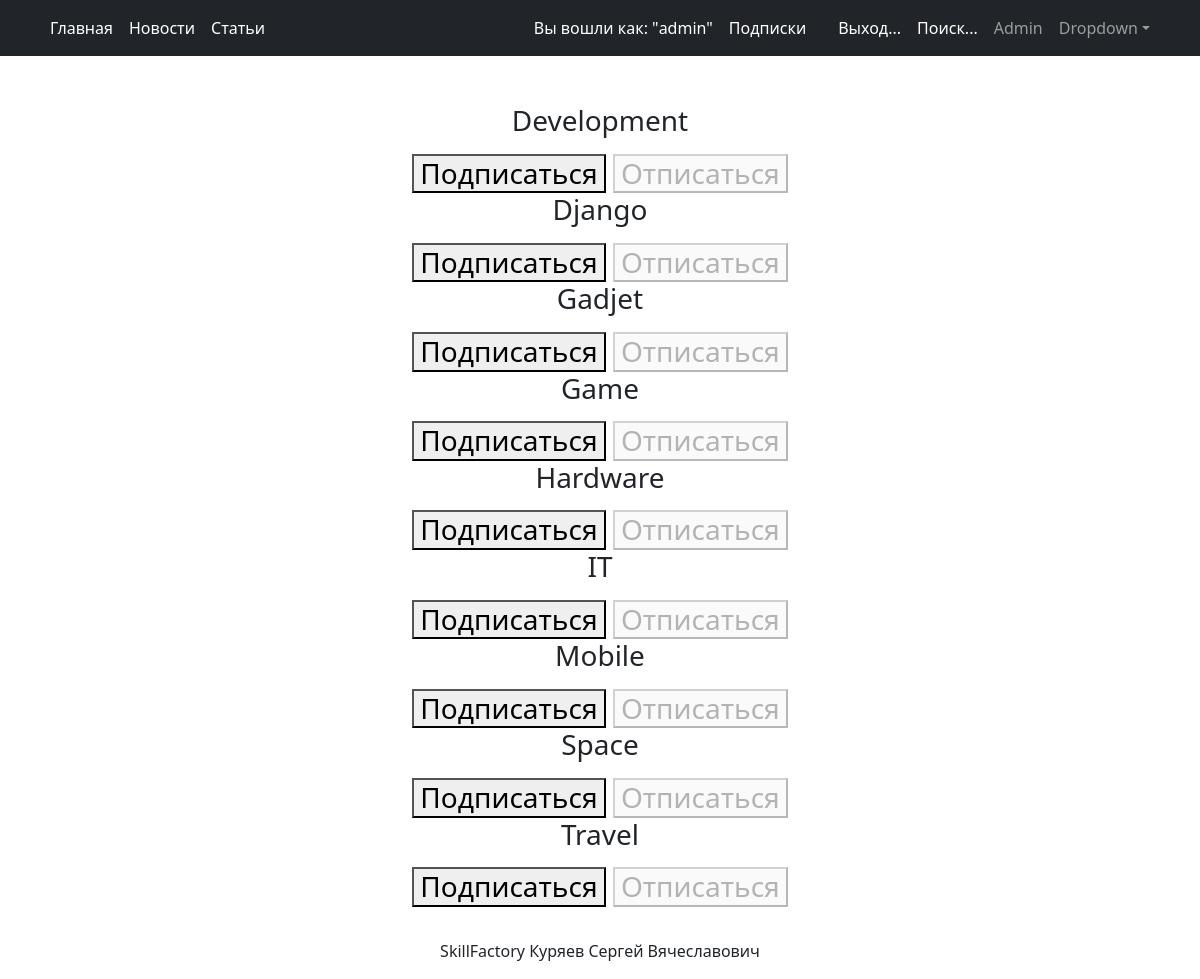
Page /subscriptions/ (signed in) on the committed database.
### news/models.py (models this page shows, shortened)
class Category(models.Model):
    name = models.CharField(max_length=64, unique=True)
    class Meta:
        verbose_name = 'Категория'
        verbose_name_plural = 'Категории'

### news/views.py (the view, shortened to what this page needs)
# urls.py: path('subscriptions/', subscriptions, name='subscriptions'),
@login_required
@csrf_protect
def subscriptions(request):
    categories_with_subscriptions = Category.objects.annotate(
        user_subscribed=Exists(
            Subscriber.objects.filter(
                user=request.user,
                category=OuterRef('pk'),
            )
        )
    ).order_by('name')
    return render(
        request,
        'subscriptions.html',
        {'categories': categories_with_subscriptions},
    )

### templates/subscriptions.html (shortened to what this page needs)
{% extends 'flatpages/default.html' %}
{% block page %}
    {% for category in categories  %}
        <p>
            {{ category.name }}
            <form method="post">
                {% if category.user_subscribed %}
                    <button disabled>Подписаться</button>
                    <button name="action" value="unsubscribe">Отписаться</button>
                {% else %}
                    <button name="action" value="subscribe">Подписаться</button>
                    <button disabled>Отписаться</button>
                {% endif %}
            </form>
{% endfor %}
{% endblock page %}

### templates/flatpages/default.html (shortened to what this page needs)
<!DOCTYPE html>
<html lang="en">
    <head>
        {% load static %}
        <link href="{% static 'css/styles.css' %}" rel="stylesheet" />
    </head>
    <body>
        <nav class="navbar navbar-expand-lg navbar-dark bg-dark">
            <div class="container">
                <div class="collapse navbar-collapse" id="navbarSupportedContent">
                    <ul class="navbar-nav ms-left mb-2 mb-lg-0">
                        <li class="nav-item"><a class="nav-link active" aria-current="page" href="/">Главная</a></li>
                        <li class="nav-item"><a class="nav-link active" aria-current="page" href="/news/">Новости</a></li>
                        <li class="nav-item"><a class="nav-link active" aria-current="page" href="/articles/">Статьи</a></li>
                    </ul>
                    <ul class="navbar-nav ms-auto mb-2 mb-lg-0">
                        {% if not user.is_authenticated %}
                        <li class="nav-item"><a class="nav-link active" aria-current="page" href="/accounts/login/">Вход...</a></li>
                        <li class="nav-item"><a class="nav-link active" aria-current="page" href="{% url 'signup' %}">Регистрация</a></li>
                        {% else %}
                        <li class="nav-item"><a class="nav-link active" aria-current="page">Вы вошли как: "{{ request.user }}"</a></li>
                        <li class="nav-item"><a class="nav-link active" aria-current="page" href="{% url 'subscriptions' %}">Подписки</a></li>
                        {% if perms.news.add_post %}
                        <li class="nav-item"><a class="nav-link active" aria-current="page" href={% block link %} {%endblock link %}>{% block link1 %}{% endblock link1 %}</a></li>
                        {% endif %}
                        <li class="nav-item"><a class="nav-link active" aria-current="page" href="{% url 'logout_confirm' %}">Выход...</a></li>
                        {% endif %}
                        <li class="nav-item"><a class="nav-link active" aria-current="page" href="/search">Поиск...</a></li>
                        <li class="nav-item"><a class="nav-link" href="/admin/">Admin</a></li>
                        <li class="nav-item dropdown">
                            <a class="nav-link dropdown-toggle" id="navbarDropdown" href="#" role="button" data-bs-toggle="dropdown" aria-expanded="false">Dropdown</a>
                        </li>
                    </ul>
                </div>
            </div>
        </nav>
        <div class="container">
            <div class="text-center mt-5">
                <h3>{% block page %} {% endblock page %}</h3>
                <br>
                <p>SkillFactory Куряев Сергей Вячеславович</p>
            </div>
        </div>
        {% load static %}
    </body>
</html>

### rows in the picture
Category: name "Development", shows "Подписаться"
Category: name "Django", shows "Подписаться"
Category: name "Gadjet", shows "Подписаться"
Category: name "Game", shows "Подписаться"
Category: name "Hardware", shows "Подписаться"
Category: name "IT", shows "Подписаться"
Category: name "Mobile", shows "Подписаться"
Category: name "Space", shows "Подписаться"
Category: name "Travel", shows "Подписаться"

### other values in the picture
{{ request.user }} "admin"
